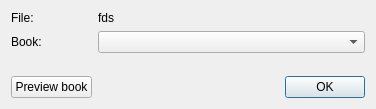
<?xml version="1.0" encoding="UTF-8"?>
<ui version="4.0">
 <class>PreviewModule</class>
 <widget class="QDialog" name="PreviewModule">
  <property name="geometry">
   <rect>
    <x>0</x>
    <y>0</y>
    <width>376</width>
    <height>109</height>
   </rect>
  </property>
  <property name="windowTitle">
   <string>Preview module</string>
  </property>
  <layout class="QGridLayout" name="gridLayout">
   <item row="0" column="0">
    <widget class="QLabel" name="label_2">
     <property name="maximumSize">
      <size>
       <width>50</width>
       <height>16777215</height>
      </size>
     </property>
     <property name="text">
      <string>File:</string>
     </property>
    </widget>
   </item>
   <item row="0" column="1" colspan="2">
    <widget class="QLabel" name="LAFile">
     <property name="text">
      <string>fds</string>
     </property>
    </widget>
   </item>
   <item row="1" column="0">
    <widget class="QLabel" name="label">
     <property name="maximumSize">
      <size>
       <width>50</width>
       <height>16777215</height>
      </size>
     </property>
     <property name="text">
      <string>Book:</string>
     </property>
    </widget>
   </item>
   <item row="1" column="1" colspan="2">
    <widget class="QComboBox" name="ComBBooks"/>
   </item>
   <item row="2" column="1" colspan="2">
    <spacer name="verticalSpacer">
     <property name="orientation">
      <enum>Qt::Vertical</enum>
     </property>
     <property name="sizeHint" stdset="0">
      <size>
       <width>142</width>
       <height>5</height>
      </size>
     </property>
    </spacer>
   </item>
   <item row="3" column="0">
    <widget class="QPushButton" name="pBPreviewBook">
     <property name="text">
      <string>Preview book</string>
     </property>
    </widget>
   </item>
   <item row="3" column="1">
    <spacer name="horizontalSpacer">
     <property name="orientation">
      <enum>Qt::Horizontal</enum>
     </property>
     <property name="sizeHint" stdset="0">
      <size>
       <width>83</width>
       <height>20</height>
      </size>
     </property>
    </spacer>
   </item>
   <item row="3" column="2">
    <widget class="QDialogButtonBox" name="buttonBox">
     <property name="orientation">
      <enum>Qt::Horizontal</enum>
     </property>
     <property name="standardButtons">
      <set>QDialogButtonBox::Ok</set>
     </property>
    </widget>
   </item>
  </layout>
 </widget>
 <resources/>
 <connections>
  <connection>
   <sender>buttonBox</sender>
   <signal>accepted()</signal>
   <receiver>PreviewModule</receiver>
   <slot>accept()</slot>
   <hints>
    <hint type="sourcelabel">
     <x>248</x>
     <y>254</y>
    </hint>
    <hint type="destinationlabel">
     <x>157</x>
     <y>274</y>
    </hint>
   </hints>
  </connection>
  <connection>
   <sender>buttonBox</sender>
   <signal>rejected()</signal>
   <receiver>PreviewModule</receiver>
   <slot>reject()</slot>
   <hints>
    <hint type="sourcelabel">
     <x>316</x>
     <y>260</y>
    </hint>
    <hint type="destinationlabel">
     <x>286</x>
     <y>274</y>
    </hint>
   </hints>
  </connection>
 </connections>
</ui>
